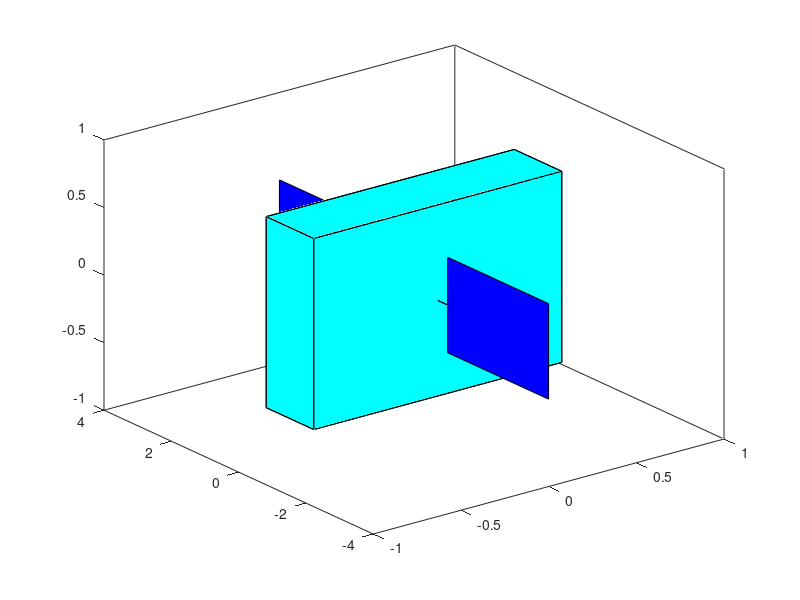

Here is the MATLAB script that generated this plot:
function sat = PlotSatellite()
%%%%%%%%%%%%%%%%%%%%%%%%%%%%%%%%%%%%%%%%%%%%%%%%%%%%%%%%%%%%%%%%%%%%%%%%%%%
%
% ASEN3200 - Spacecraft Attitude Dynamics
% sat = PlotSatellite()
%
% Plot a cubic spacecraft with solar panel and give the handle to this
% object for further processing
%
% Author: Nicola Baresi
% Date: Feb, 2017
%
%%%%%%%%%%%%%%%%%%%%%%%%%%%%%%%%%%%%%%%%%%%%%%%%%%%%%%%%%%%%%%%%%%%%%%%%%%%

% First side
Vx  = [sqrt(2)/2, sqrt(2)/2, sqrt(2)/2, sqrt(2)/2];
Vy  = [sqrt(2)/2, sqrt(2)/2, -sqrt(2)/2, -sqrt(2)/2];
Vz  = [sqrt(2)/2, -sqrt(2)/2, -sqrt(2)/2, sqrt(2)/2];
sat(1) = fill3(Vx,Vy,Vz,'c'); hold on;

% Second side
Vx  = [sqrt(2)/2, sqrt(2)/2, -sqrt(2)/2, -sqrt(2)/2];
Vy  = [-sqrt(2)/2, -sqrt(2)/2, -sqrt(2)/2, -sqrt(2)/2];
Vz  = [sqrt(2)/2, -sqrt(2)/2, -sqrt(2)/2, sqrt(2)/2];
sat(2) = fill3(Vx,Vy,Vz,'c'); 

% Third side
Vx  = [-sqrt(2)/2, -sqrt(2)/2, -sqrt(2)/2, -sqrt(2)/2];
Vy  = [-sqrt(2)/2, -sqrt(2)/2, sqrt(2)/2, sqrt(2)/2];
Vz  = [sqrt(2)/2, -sqrt(2)/2, -sqrt(2)/2, sqrt(2)/2];
sat(3) = fill3(Vx,Vy,Vz,'c'); 

% Fourth side
Vx  = [-sqrt(2)/2, -sqrt(2)/2, sqrt(2)/2, sqrt(2)/2];
Vy  = [sqrt(2)/2, sqrt(2)/2, sqrt(2)/2, sqrt(2)/2];
Vz  = [sqrt(2)/2, -sqrt(2)/2, -sqrt(2)/2, sqrt(2)/2];
sat(4) = fill3(Vx,Vy,Vz,'c'); 

% Fifth side
Vx  = [sqrt(2)/2, sqrt(2)/2, -sqrt(2)/2, -sqrt(2)/2];
Vy  = [sqrt(2)/2, -sqrt(2)/2, -sqrt(2)/2, sqrt(2)/2];
Vz  = [sqrt(2)/2, sqrt(2)/2, sqrt(2)/2, sqrt(2)/2];
sat(5) = fill3(Vx,Vy,Vz,'c'); 

% Sixth side
Vx  = [sqrt(2)/2, sqrt(2)/2, -sqrt(2)/2, -sqrt(2)/2];
Vy  = [sqrt(2)/2, -sqrt(2)/2, -sqrt(2)/2, sqrt(2)/2];
Vz  = [-sqrt(2)/2, -sqrt(2)/2, -sqrt(2)/2, -sqrt(2)/2];
sat(6) = fill3(Vx,Vy,Vz,'c');

% Bearing one
Vx  = [0, 0];
Vy  = [sqrt(2)/2, 1];
Vz  = [0, 0];
sat(7) = plot3(Vx,Vy,Vz,'k','Linewidth',1);


% Bearing two
Vx  = [0, 0];
Vy  = [-sqrt(2)/2, -1];
Vz  = [0, 0];
sat(8) = plot3(Vx,Vy,Vz,'k','Linewidth',1);

% First solar panel
Vx  = [0, 0, 0, 0];
Vy  = [1, 1, 4, 4];
Vz  = [sqrt(2)/4, -sqrt(2)/4, -sqrt(2)/4, sqrt(2)/4];
sat(9) = fill3(Vx,Vy,Vz,'b');

% Second solar panel
Vx  = [0, 0, 0, 0];
Vy  = [-1, -1, -4, -4];
Vz  = [sqrt(2)/4, -sqrt(2)/4, -sqrt(2)/4, sqrt(2)/4];
sat(10) = fill3(Vx,Vy,Vz,'b'); 




